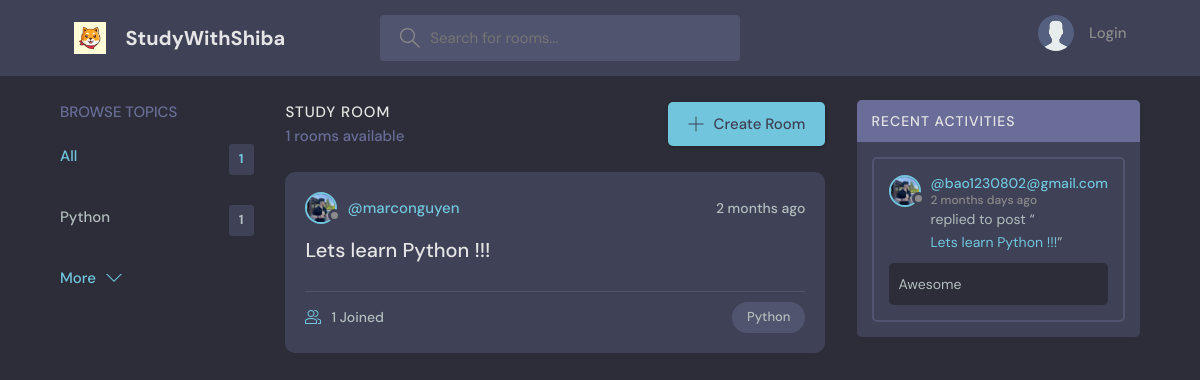
The app's page /, older data.
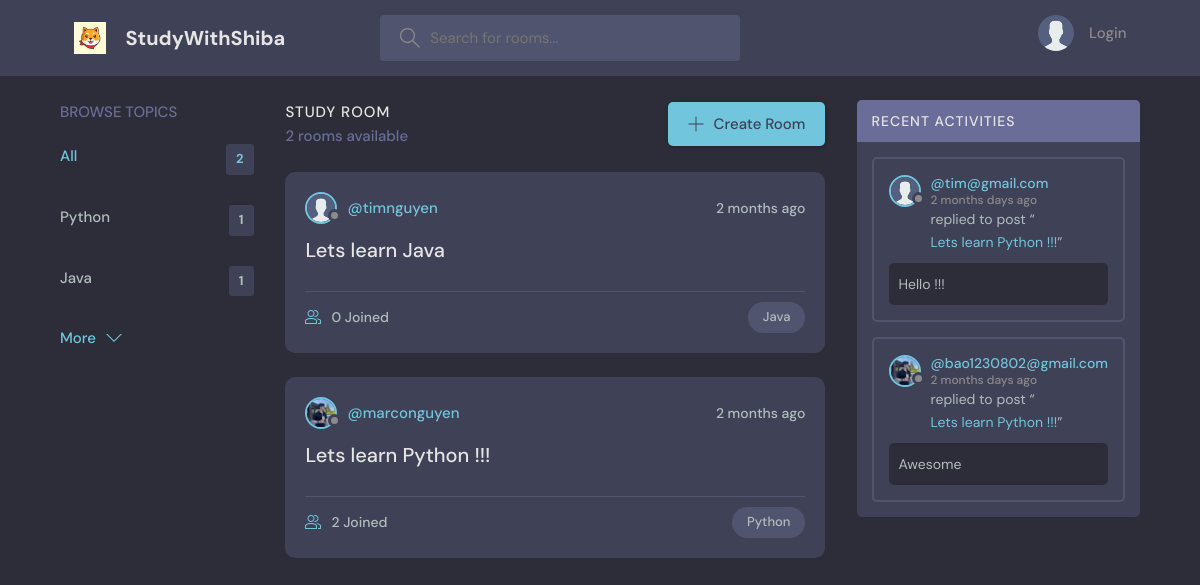
The same page, newer data.
### base/models.py (models this page shows, shortened)
class Topic(models.Model):
    name = models.CharField(max_length= 200)

class Room(models.Model): # Từ Room viết hoa chữ R như trong class code trong python
    host = models.ForeignKey(User, on_delete= models.SET_NULL, null= True)
    topic = models.ForeignKey(Topic, on_delete= models.SET_NULL, null= True)
    name = models.CharField(max_length= 200)
    description = models.TextField(null= True, blank= True)
    participants = models.ManyToManyField(User, related_name= 'participants', blank= True) # đang ở trong trang web, sử dụng mối quan hệ many to many
    updated = models.DateTimeField(auto_now= True) # auto now -> takes a snapshot on every time we save item(s)
    created = models.DateTimeField(auto_now_add= True) # created -> takes a stamp when we first create item
    class Meta:
        ordering = ['-updated', '-created'] # bỏ thêm dấu - để lên đầu, ko thì ở chót
    def __str__(self):
        return self.name

class User(AbstractUser):
    name = models.CharField(max_length = 200, null = True)
    email = models.EmailField(unique = True, null = True)
    bio = models.TextField(null = True)
    avatar = models.ImageField(null = True, default = "avatar.svg")
    USERNAME_FIELD = 'email'
    REQUIRED_FIELDS = []

class Message(models.Model):
    user = models.ForeignKey(User, on_delete= models.CASCADE) # 1 user can have many mess(s)
    room = models.ForeignKey(Room, on_delete= models.CASCADE) # 1 to many, khi xoa phong thi toan bo message cua room do deu bi xoa
    body = models.TextField()
    updated = models.DateTimeField(auto_now= True) # auto now -> takes a snapshot on every time we save item(s)
    created = models.DateTimeField(auto_now_add= True) # created -> takes a stamp when we first create item
    class Meta:
        ordering = ['-updated', '-created']
    def __str__(self):
        return self.body[0:50]

### base/views.py (the view)
# urls.py: 2. Add a URL to urlpatterns:  path('', views.home, name='home')
def home(request):
    q = request.GET.get('q') if request.GET.get('q') != None else '' # chứa cái tên topics để ném vào
    rooms = Room.objects.filter(
        Q(topic__name__icontains = q) |
        Q(name__icontains = q) |
        Q(description__icontains = q)
    ) # override the 'room' value
    topics = Topic.objects.all()[0:4]
    room_count = rooms.count()
    room_messages = Message.objects.filter(Q(room__topic__name__icontains= q)) # Q look up cho room
    context = {'rooms': rooms, 'topics': topics, 'room_count': room_count,
                    'room_messages': room_messages}
    return render(request, 'base/home.html', context)

### base/templates/base/home.html (shortened to what this page needs)
{% extends 'main.html' %}
{% block content %}
  <main class="layout layout--3">
    <div class="container">
      <div>
        {% include 'base/topics_component.html'%}
      </div>
      <div class="roomList">
        <div class="roomList__header">
          <div>
            <h2>Study Room</h2>
            <p>{{room_count}} rooms available</p>
          </div>
          <a class="btn btn--main" href="{% url 'create-room' %}">
            <svg version="1.1" xmlns="http://www.w3.org/2000/svg" width="32" height="32" viewBox="0 0 32 32">
              <title>add</title>
              <path
                d="M16.943 0.943h-1.885v14.115h-14.115v1.885h14.115v14.115h1.885v-14.115h14.115v-1.885h-14.115v-14.115z"
              ></path>
            </svg>
            Create Room
          </a>
        </div>
        {% include 'base/feed_component.html'%}
      </div>
      <div>
        {% include 'base/activity_component.html'%}
      </div>
    </div>
  </main>
{% endblock %}

### base/templates/base/topics_component.html (shortened to what this page needs)
<div class="topics">
    <div class="topics__header">
        <h2>Browse Topics</h2>
    </div>
    <ul class="topics__list">
        <li>
            <a href="{% url 'home' %}" class="active">All <span>{{topics.count}}</span></a>
        </li>
        {% for topic in topics %}
        <li>
            <a href="{% url 'home' %}?q={{topic.name}}">{{topic.name}}<span>{{topic.room_set.all.count}}</span></a>
        </li>
        {% endfor %}
    </ul>
    <a class="btn btn--link" href="{% url 'topics' %}">
      More
      <svg version="1.1" xmlns="http://www.w3.org/2000/svg" width="32" height="32" viewBox="0 0 32 32">
        <title>chevron-down</title>
        <path d="M16 21l-13-13h-3l16 16 16-16h-3l-13 13z"></path>
      </svg>
    </a>
</div>

### base/templates/base/feed_component.html (shortened to what this page needs)
{% for room in rooms %}
    <div class="roomListRoom">
        <div class="roomListRoom__header">
            <a href="{% url 'user-profile' room.host.id %}" class="roomListRoom__author">
                <div class="avatar avatar--small">
                    <img src="{{room.host.avatar.url}}" />
                </div>
                <span>@{{room.host.username}}</span>
            </a>
            <div class="roomListRoom__actions">
                <span>{{room.created|timesince}} ago</span>
            </div>
        </div>
        <div class="roomListRoom__content">
            <a href="{% url 'room' room.id %}">{{room.name}}</a>
        </div>
        <div class="roomListRoom__meta">
            <a href="{% url 'room' room.id %}" class="roomListRoom__joined">
                {{room.participants.all.count}} Joined
            </a>
            <p class="roomListRoom__topic">{{room.topic.name}}</p>
        </div>
    </div>
{% endfor %}

### base/templates/base/activity_component.html (shortened to what this page needs)
{% load static %}
<div class="activities">
    <div class="activities__header">
        <h2>Recent Activities</h2>
    </div>
    {% for message in room_messages %}
    <div class="activities__box">
        <div class="activities__boxHeader roomListRoom__header">
            <a href="{% url 'user-profile' message.user.id %}" class="roomListRoom__author">
                <div class="avatar avatar--small">
                    <img src="{{message.user.avatar.url}}" />
                </div>
                <p>
                    @{{message.user}}
                    <span>{{message.created|timesince}} days ago</span>
                </p>
            </a>
        </div>
        <div class="activities__boxContent">
            <p>replied to post “<a href="{% url 'room' message.room.id %}">{{message.room}}</a>”</p>
            <div class="activities__boxRoomContent">
                {{message.body}}
            </div>
        </div>
    </div>
    {% endfor %}
</div>

Row changes from the older to the newer data that the page shows:
added Topic: name "Java", room_set.all.count "1"
added Room: host.avatar (placeholder picture), host.username "timnguyen", created "2 months", name "Lets learn Java", participants.all.count "0", topic.name "Java"
computed for Room "Lets learn Python !!!": participants.all.count "1" → "2"
added Message: user.avatar (placeholder picture), user "tim@gmail.com", created "2 months", room "Lets learn Python !!!", body "Hello !!!"
Text that changed along with them:
{{ topics.count }}: "1" → "2"
{{ room_count }}: "1" → "2"
